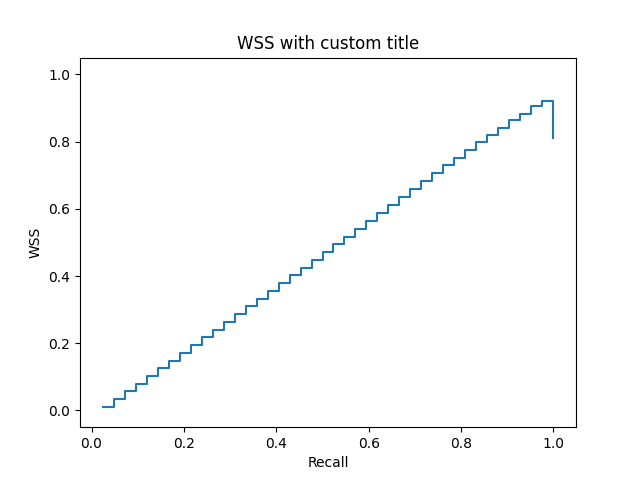

Generate this figure with Python:
from asreview import open_state
import matplotlib.pyplot as plt

from asreviewcontrib.insights.plot import plot_wss

with open_state("tests/asreview_files/sim_van_de_schoot_2017_1.asreview") as s:

    fig, ax = plt.subplots()

    plot_wss(ax, s)

    plt.title("WSS with custom title")

    fig.savefig("docs/example_custom_title.png")
